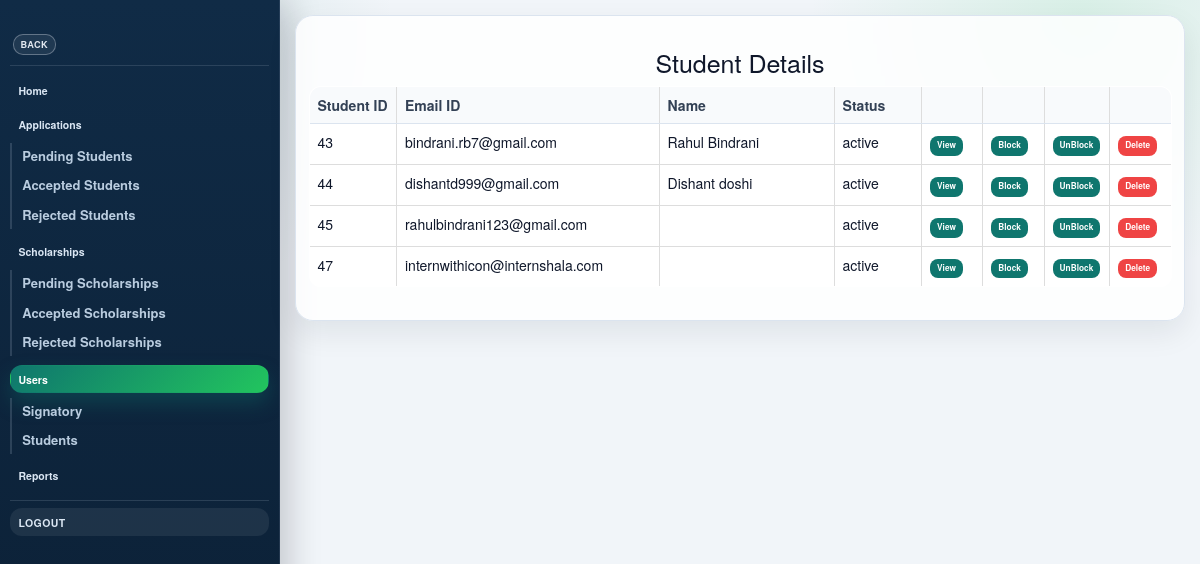
Page /admin/tempStudentShow.php on the earlier database version.
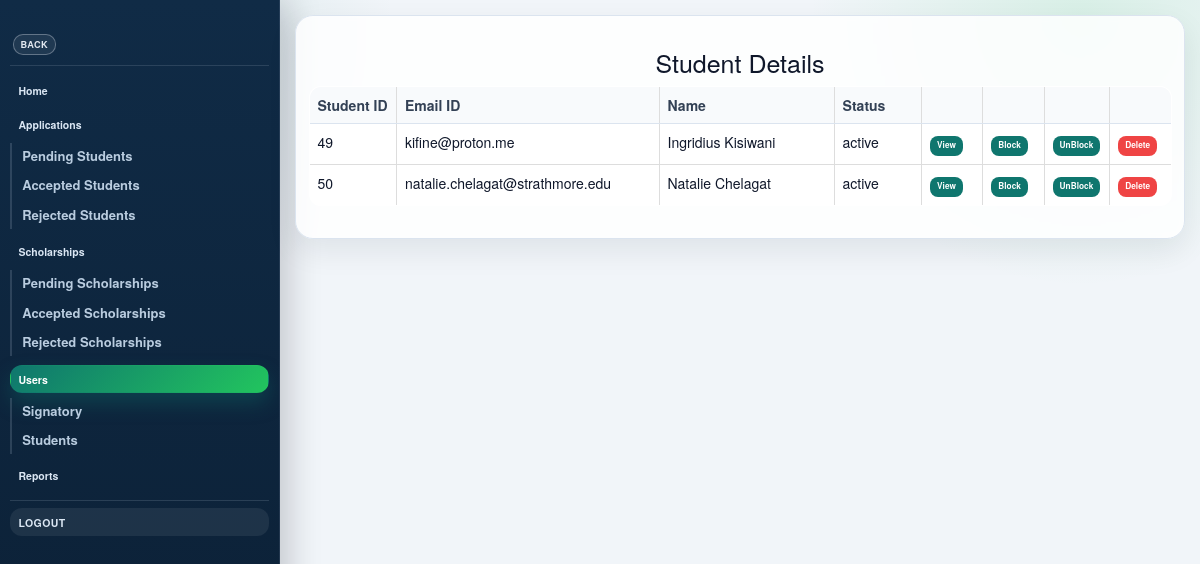
Same page on the later database version.
### tables this page shows
CREATE TABLE `student` (
  `studentID` int(11) NOT NULL AUTO_INCREMENT,
  `upMail` varchar(255) NOT NULL,
  `password` text NOT NULL,
  `firstName` varchar(255) DEFAULT '',
  `middleName` varchar(255) DEFAULT '',
  `lastName` varchar(255) DEFAULT '',
  `nationality` varchar(255) DEFAULT NULL,
  `gender` varchar(255) DEFAULT NULL,
  `birthDate` date DEFAULT NULL,
  `birthPlace` varchar(255) DEFAULT NULL,
  `presStreetAddr` varchar(255) DEFAULT NULL,
  `presProvCity` varchar(255) DEFAULT NULL,
  `presRegion` varchar(255) DEFAULT NULL,
  `permStreetAddr` varchar(255) DEFAULT NULL,
  `permProvCity` varchar(255) DEFAULT NULL,
  `permRegion` varchar(255) DEFAULT NULL,
  `contactNo` varchar(20) DEFAULT NULL,
  `dept` varchar(255) DEFAULT '',
  `college` varchar(255) DEFAULT '',
  `status` varchar(20) NOT NULL DEFAULT 'active',
  `current_level` varchar(255) DEFAULT NULL COMMENT 'Maps to scholarship degree requirements',
  `financial_need` enum('Low','Medium','High','Critical') DEFAULT NULL COMMENT 'Standardized urgency scale',
  `career_interests` varchar(1024) DEFAULT NULL COMMENT 'Comma-separated keywords for matching',
  PRIMARY KEY (`studentID`)
);

### admin/tempStudentShow.php (the view, shortened to what the changed rows need)
<!DOCTYPE HTML>
<html>
  <head>
      <link href="../css/bootstrap.min.css" rel="stylesheet">
      <link href="../css/admin.css" rel="stylesheet">
      <link href="../css/pages/admin.css" rel="stylesheet">
  </head>
  <body class="app-shell">
    <div class="app-page">
        <header class="app-header">
          <h1 class="app-logo"><a href = "javascript:history.back()" class="app-btn">Back</a></h1>
        </header>
				<article id="main">
						<section class="content-card container">
								<div class="content">
									<section>
                      <h1 style="text-align:center; font-size:25px">Student Details</h1>
                      <?php
$conn = getDbConnection();
                        $sql = "SELECT * FROM student";
                        $result = $conn->query($sql);
                        if ($result->num_rows > 0) {
                          ?>
                          <table class="table table-bordered">
                            <thead>
                                <tr>
                                    <th style="width:10%">Student ID</th>
                                    <th style="width:30%">Email ID</th>
                                    <th style="width:20%">Name</th>
                                    <th style="width:10%">Status</th>
                                    <th style="width:7%"></th>
                                    <th style="width:7%"></th>
                                    <th style="width:7%"></th>
                                    <th style="width:7%"></th>
                                </tr>
                            </thead>
                            <tbody>
                          <?php
                            while($row = $result->fetch_assoc()) {
                                $studentID =$row['studentID'];
                                $email = $row['upMail'];
                                $name = $row['firstName']." ".$row['lastName'];
                                $status = $row['status'];
                            ?>
                                <tr>
                                  <td><?php echo $studentID; ?></td>
                                  <td><?php echo $email; ?></td>
                                  <td><?php echo $name; ?></td>
                                  <td><?php echo $status; ?></td>
                                  <td>
                                    <form action="adminShowUser.php" method="post">
                                      <button name="showUser" value="showStudent">View</button>
                                    </form>
                                  </td>
                                  <td>
                                    <form name="blockform" method="post" onsubmit="confirmblock(this)" action="../backend/adminBlockUser.php">
                                      <button  name="blockUser" id="blockUserbtn" value="blockStudent" <?php if($row['status'] === "inactive"){
                                        echo "disabled";
                                        echo " style = 'color:#fff'";
                                      } ?>>Block</button>
                                    </form>
                                  </td>
                                  <td>
                                    <form name="unblockform" action="../backend/adminUnblockUser.php" onsubmit="confirmunblock(this)"  method="post">
                                      <button name="unblockUser" id="unblockUserbtn" value="unblockStudent" <?php if($row['status'] === "active"){
                                        echo "disabled";
                                        echo " style = 'color:#fff'";
                                      } ?>>UnBlock</button>
                                    </form>
                                  </td>
                                  <td>
                                    <form action="../backend/adminDeleteUser.php" method="post" onsubmit="return confirm('Delete this student profile permanently? This will also remove related applications.');">
                                      <button type="submit" style="background:#ef4444;color:#fff;">Delete</button>
                                    </form>
                                  </td>
                                </tr>
                            <?php } ?>
                          </tbody>
                        </table>
                        <?php
                          } else {
                              echo "No result";
                          }
                      ?>
									</section>
								</div>
						</section>
				</article>
		</div>
	</body>
</html>

Differences in the rows shown:
removed student: studentID "43", upMail "bindrani.rb7@gmail.com", name "Rahul Bindrani", status "active"
removed student: studentID "44", upMail "dishantd999@gmail.com", name "Dishant doshi", status "active"
removed student: studentID "45", upMail "rahulbindrani123@gmail.com", status "active"
removed student: studentID "47", upMail "internwithicon@internshala.com", status "active"
added student: studentID "49", upMail "kifine@proton.me", name "Ingridius Kisiwani", status "active"
added student: studentID "50", upMail "natalie.chelagat@strathmore.edu", name "Natalie Chelagat", status "active"
